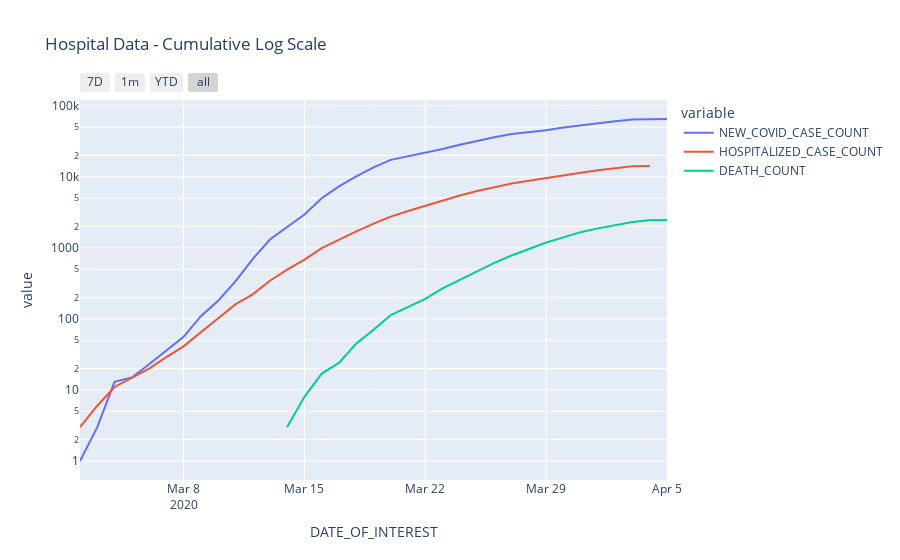

Notebook code for this chart:
### Code cell
fig = px.line(cum_hosp_df, x="DATE_OF_INTEREST", y='value', color='variable', log_y=True, title="Hospital Data - Cumulative Log Scale")
fig.update_layout(
    xaxis=dict(
        rangeselector=dict(
            buttons=list([
                dict(count=7,
                     label="7D",
                     step="day",
                     stepmode="backward"),
                dict(count=1,
                     label="1m",
                     step="month",
                     stepmode="backward"),
                dict(count=1,
                     label="YTD",
                     step="year",
                     stepmode="todate"),
                dict(step="all")
            ])
        ),
        type="date"
    )
)
fig.show()

### Figure 1 — Plotly figure (JSON) as saved in the notebook; plotly's stock layout.template omitted (floating-point values rounded to 4 significant figures)
{"data": [{"hoverlabel": {"namelength": 0}, "hovertemplate": "variable=NEW_COVID_CASE_COUNT<br>DATE_OF_INTEREST=%{x}<br>value=%{y}", "legendgroup": "NEW_COVID_CASE_COUNT", "line": {"color": "#636efa", "dash": "solid"}, "mode": "lines", "name": "NEW_COVID_CASE_COUNT", "showlegend": true, "type": "scatter", "x": ["2020-03-02T00:00:00", "2020-03-03T00:00:00", "2020-03-04T00:00:00", "2020-03-05T00:00:00", "2020-03-06T00:00:00", "2020-03-07T00:00:00", "2020-03-08T00:00:00", "2020-03-09T00:00:00", "2020-03-10T00:00:00", "2020-03-11T00:00:00", "2020-03-12T00:00:00", "2020-03-13T00:00:00", "2020-03-14T00:00:00", "2020-03-15T00:00:00", "2020-03-16T00:00:00", "2020-03-17T00:00:00", "2020-03-18T00:00:00", "2020-03-19T00:00:00", "2020-03-20T00:00:00", "2020-03-21T00:00:00", "2020-03-22T00:00:00", "2020-03-23T00:00:00", "2020-03-24T00:00:00", "2020-03-25T00:00:00", "2020-03-26T00:00:00", "2020-03-27T00:00:00", "2020-03-28T00:00:00", "2020-03-29T00:00:00", "2020-03-30T00:00:00", "2020-03-31T00:00:00", "2020-04-01T00:00:00", "2020-04-02T00:00:00", "2020-04-03T00:00:00", "2020-04-04T00:00:00", "2020-04-05T00:00:00"], "xaxis": "x", "y": [1, 3, 13, 15, 23, 36, 56, 109, 180, 336, 693, 1307, 1936, 2944, 4977, 7312, 10103, 13566, 17265, 19444, 21501, 24615, 28140, 31977, 35937, 39947, 42335, 44987, 49343, 53053, 56624, 60529, 63779, 64870, 64952], "yaxis": "y"}, {"hoverlabel": {"namelength": 0}, "hovertemplate": "variable=HOSPITALIZED_CASE_COUNT<br>DATE_OF_INTEREST=%{x}<br>value=%{y}", "legendgroup": "HOSPITALIZED_CASE_COUNT", "line": {"color": "#EF553B", "dash": "solid"}, "mode": "lines", "name": "HOSPITALIZED_CASE_COUNT", "showlegend": true, "type": "scatter", "x": ["2020-03-02T00:00:00", "2020-03-03T00:00:00", "2020-03-04T00:00:00", "2020-03-05T00:00:00", "2020-03-06T00:00:00", "2020-03-07T00:00:00", "2020-03-08T00:00:00", "2020-03-09T00:00:00", "2020-03-10T00:00:00", "2020-03-11T00:00:00", "2020-03-12T00:00:00", "2020-03-13T00:00:00", "2020-03-14T00:00:00", "2020-03-15T00:00:00", "2020-03-16T00:00:00", "2020-03-17T00:00:00", "2020-03-18T00:00:00", "2020-03-19T00:00:00", "2020-03-20T00:00:00", "2020-03-21T00:00:00", "2020-03-22T00:00:00", "2020-03-23T00:00:00", "2020-03-24T00:00:00", "2020-03-25T00:00:00", "2020-03-26T00:00:00", "2020-03-27T00:00:00", "2020-03-28T00:00:00", "2020-03-29T00:00:00", "2020-03-30T00:00:00", "2020-03-31T00:00:00", "2020-04-01T00:00:00", "2020-04-02T00:00:00", "2020-04-03T00:00:00", "2020-04-04T00:00:00", "2020-04-05T00:00:00"], "xaxis": "x", "y": [3, 6, 11, 15, 20, 29, 41, 65, 103, 160, 221, 344, 492, 683, 987, 1313, 1708, 2193, 2751, 3301, 3882, 4672, 5446, 6290, 7160, 8061, 8802, 9636, 10599, 11422, 12327, 13283, 14069, 14180, null], "yaxis": "y"}, {"hoverlabel": {"namelength": 0}, "hovertemplate": "variable=DEATH_COUNT<br>DATE_OF_INTEREST=%{x}<br>value=%{y}", "legendgroup": "DEATH_COUNT", "line": {"color": "#00cc96", "dash": "solid"}, "mode": "lines", "name": "DEATH_COUNT", "showlegend": true, "type": "scatter", "x": ["2020-03-02T00:00:00", "2020-03-03T00:00:00", "2020-03-04T00:00:00", "2020-03-05T00:00:00", "2020-03-06T00:00:00", "2020-03-07T00:00:00", "2020-03-08T00:00:00", "2020-03-09T00:00:00", "2020-03-10T00:00:00", "2020-03-11T00:00:00", "2020-03-12T00:00:00", "2020-03-13T00:00:00", "2020-03-14T00:00:00", "2020-03-15T00:00:00", "2020-03-16T00:00:00", "2020-03-17T00:00:00", "2020-03-18T00:00:00", "2020-03-19T00:00:00", "2020-03-20T00:00:00", "2020-03-21T00:00:00", "2020-03-22T00:00:00", "2020-03-23T00:00:00", "2020-03-24T00:00:00", "2020-03-25T00:00:00", "2020-03-26T00:00:00", "2020-03-27T00:00:00", "2020-03-28T00:00:00", "2020-03-29T00:00:00", "2020-03-30T00:00:00", "2020-03-31T00:00:00", "2020-04-01T00:00:00", "2020-04-02T00:00:00", "2020-04-03T00:00:00", "2020-04-04T00:00:00", "2020-04-05T00:00:00"], "xaxis": "x", "y": [null, null, null, null, null, null, null, null, null, 1, null, null, 3, 8, 17, 24, 45, 70, 113, 147, 191, 268, 352, 458, 613, 780, 971, 1185, 1403, 1661, 1878, 2091, 2300, 2437, 2471], "yaxis": "y"}], "layout": {"legend": {"title": {"text": "variable"}, "tracegroupgap": 0}, "title": {"text": "Hospital Data - Cumulative Log Scale"}, "xaxis": {"anchor": "y", "domain": [0, 1], "rangeselector": {"buttons": [{"count": 7, "label": "7D", "step": "day", "stepmode": "backward"}, {"count": 1, "label": "1m", "step": "month", "stepmode": "backward"}, {"count": 1, "label": "YTD", "step": "year", "stepmode": "todate"}, {"step": "all"}]}, "title": {"text": "DATE_OF_INTEREST"}, "type": "date"}, "yaxis": {"anchor": "x", "domain": [0, 1], "title": {"text": "value"}, "type": "log"}}}
